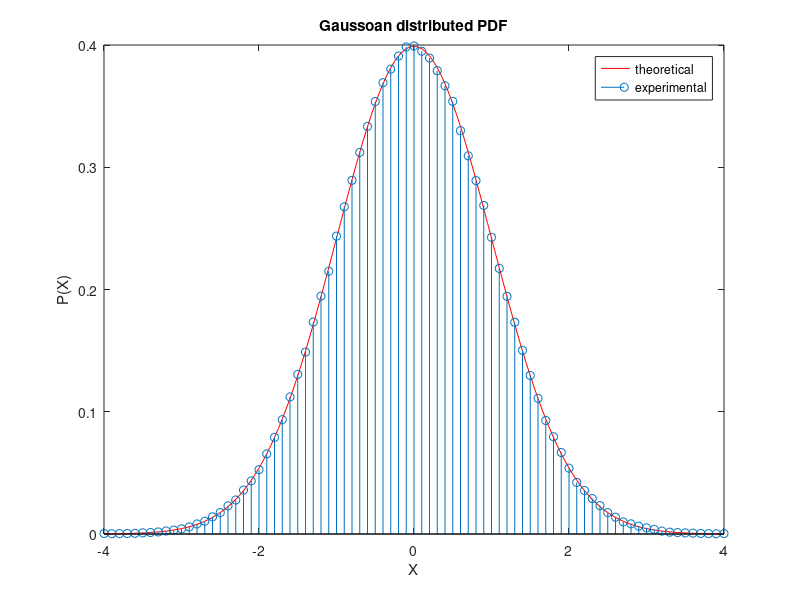

This chart was generated by the following MATLAB code:
clear;
m_mu=0;
sigma_mu=1;
n=1000000;
x=-4:0.05:4;
p=(1/sqrt(2*pi)*sigma_mu)*exp(-(x-m_mu).^2/2*sigma_mu^2);
check=trapz(x,p)
plot(x,p,'r');
hold on;


y=randn(1,n);
m = mean(y)
variance = std(y)^2
x2=-4:0.1:4;
c=hist(y,x2);
stem(x2,c/n/(x2(2)-x2(1)));

title('Gaussoan distributed PDF');
xlabel('X')
ylabel('P(X)');
legend('theoretical','experimental');
hold off;

